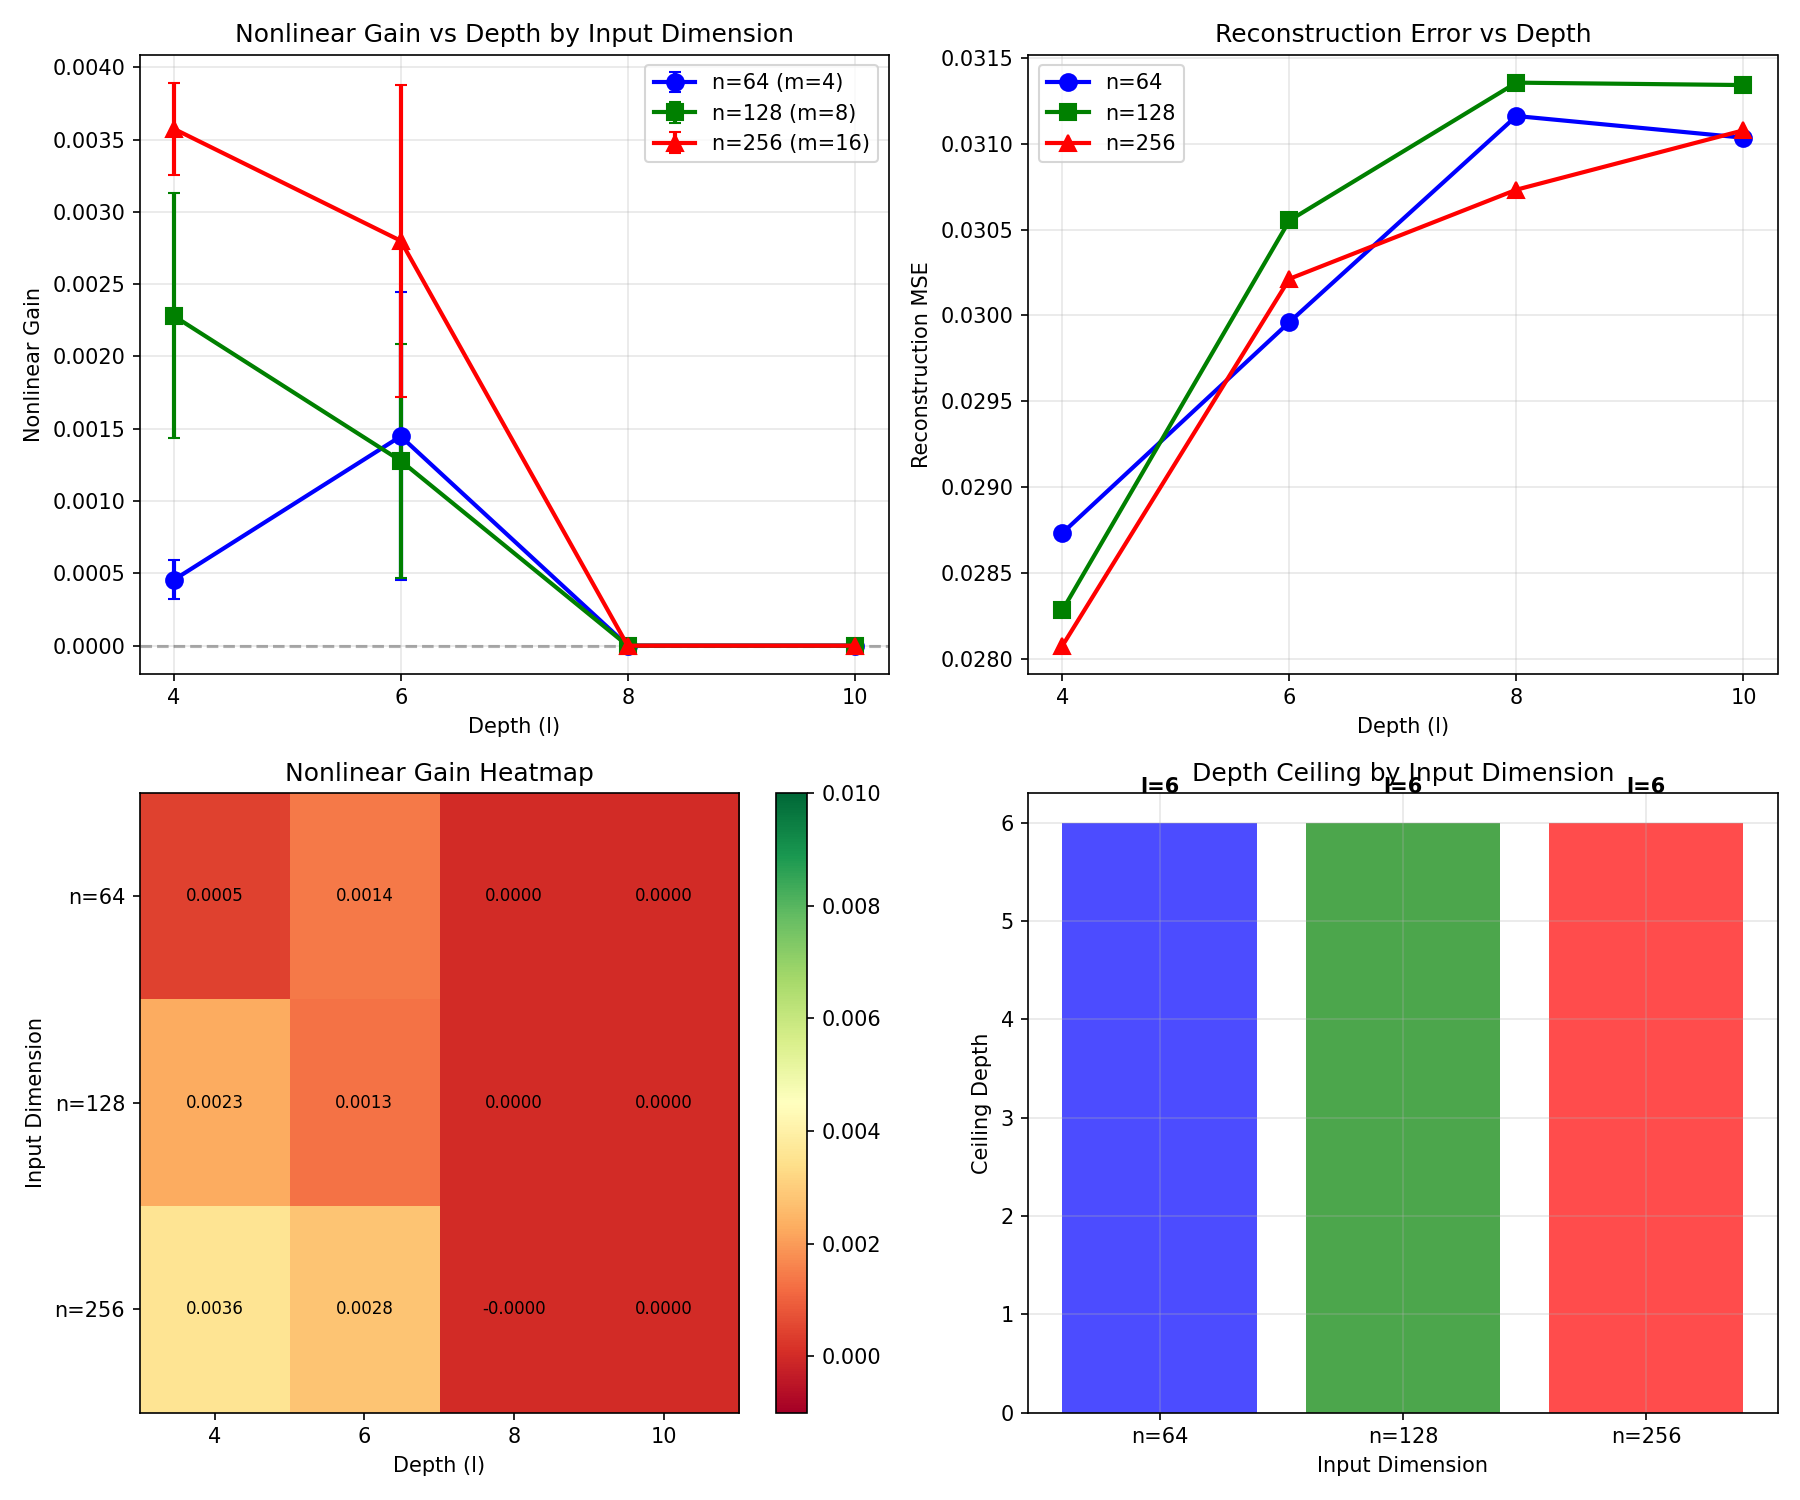

Here is the Python script that generated this plot:
"""
Experiment 18: Does the Depth Ceiling Scale with Input Dimension (n)?

Key question: Is the depth ceiling at l≈7-8 (found for n=128 in Exp 14, 17)
universal or does it depend on input dimension?

Prior findings:
- Exp 14: Depth ceiling at l≈7-8 for n=128, CR=16
- Exp 17: Ceiling invariant to compression ratio (still l≈6-7 for CR=8,16,32 at n=128)
- Exp 10: Optimal depth scales with log2(n), suggesting larger n may benefit from deeper networks
- Exp 5: Larger n achieves higher nonlinear gains when properly trained

Hypothesis:
Larger n may support deeper networks before collapse. Two competing mechanisms:
1. If ceiling is due to vanishing gradients / optimization difficulty → larger n may have
   LOWER ceiling (harder optimization)
2. If ceiling is due to limited expressiveness → larger n may have HIGHER ceiling
   (more capacity to exploit)

We predict the ceiling scales positively with n, based on Exp 10's finding that optimal
depth scales with log2(n).

Design:
- Test n ∈ {64, 128, 256} at depths l ∈ {4, 6, 8, 10}
- Fixed CR=16 (optimal from prior experiments)
- Fixed α=0.1 (best overall from Exp 13)
- Training scaled by n and l
- 3 seeds per configuration
"""

import torch
import torch.nn as nn
import torch.optim as optim
import numpy as np
import matplotlib.pyplot as plt
from tqdm import tqdm
import json
import os

device = torch.device('cuda' if torch.cuda.is_available() else 'cpu')
print(f"Using device: {device}")

OUTPUT_DIR = "/Users/williamcuozzo/Desktop/ai_projects/nonlinear_features/results_2026-02-26_2340/experiment_18"


class StandardAutoencoder(nn.Module):
    """Standard autoencoder architecture (best from Exp 16)."""
    def __init__(self, n: int, m: int, l: int, negative_slope: float):
        super().__init__()
        self.n = n
        self.m = m
        self.l = l
        self.negative_slope = negative_slope

        encoder_layers = []
        for i in range(l):
            encoder_layers.append(nn.Linear(n, n))
            encoder_layers.append(nn.LeakyReLU(negative_slope=negative_slope))
        encoder_layers.append(nn.Linear(n, m))
        self.encoder = nn.Sequential(*encoder_layers)

        decoder_layers = []
        decoder_layers.append(nn.Linear(m, n))
        decoder_layers.append(nn.LeakyReLU(negative_slope=negative_slope))
        for i in range(l - 1):
            decoder_layers.append(nn.Linear(n, n))
            decoder_layers.append(nn.LeakyReLU(negative_slope=negative_slope))
        if l > 0:
            decoder_layers.append(nn.Linear(n, n))
        self.decoder = nn.Sequential(*decoder_layers)

    def encode(self, x):
        return self.encoder(x)

    def decode(self, z):
        return self.decoder(z)

    def forward(self, x):
        z = self.encode(x)
        return self.decode(z), z


def generate_sparse_data(n_samples: int, n_features: int, sparsity: float = 0.1) -> torch.Tensor:
    mask = (torch.rand(n_samples, n_features) < sparsity).float()
    values = torch.rand(n_samples, n_features)
    return (mask * values).to(device)


def measure_encoding_linearity(model, n_samples=500, sparsity=0.1):
    """Measure linearity metrics for the encoder."""
    model.eval()

    with torch.no_grad():
        x = generate_sparse_data(n_samples, model.n, sparsity)
        z = model.encode(x)

        # Fit best linear approximation
        x_with_bias = torch.cat([x, torch.ones(n_samples, 1, device=device)], dim=1)
        W_linear = torch.linalg.lstsq(x_with_bias, z).solution
        z_linear = x_with_bias @ W_linear

        # Linearity score
        z_var = z.var(dim=0).sum()
        residual_var = (z - z_linear).var(dim=0).sum()
        linearity_score = 1 - (residual_var / (z_var + 1e-8)).item()

        # Reconstruction comparison
        x_recon_full, _ = model(x)
        x_recon_linear = model.decode(z_linear)

        mse_full = nn.functional.mse_loss(x_recon_full, x).item()
        mse_linear = nn.functional.mse_loss(x_recon_linear, x).item()
        nonlinear_gain = (mse_linear - mse_full) / (mse_linear + 1e-8)

        # Effective dimensionality of latent space
        z_centered = z - z.mean(dim=0, keepdim=True)
        singular_values = torch.linalg.svdvals(z_centered)
        sv_normalized = singular_values / singular_values.sum()
        effective_dim = (1.0 / (sv_normalized ** 2).sum()).item()
        effective_dim_ratio = effective_dim / model.m

        # Top-1 variance fraction
        sv_squared = singular_values ** 2
        top1_var = (sv_squared[0] / sv_squared.sum()).item()

    model.train()
    return {
        'linearity_score': linearity_score,
        'mse_full': mse_full,
        'mse_linear': mse_linear,
        'nonlinear_gain': nonlinear_gain,
        'effective_dim': effective_dim,
        'effective_dim_ratio': effective_dim_ratio,
        'top1_var': top1_var
    }


def train_model(model, n_steps, batch_size=256, sparsity=0.1, lr=1e-3):
    """Train model for n_steps."""
    optimizer = optim.Adam(model.parameters(), lr=lr)
    losses = []

    for step in range(n_steps):
        x = generate_sparse_data(batch_size, model.n, sparsity)
        optimizer.zero_grad()
        x_recon, z = model(x)
        loss = nn.functional.mse_loss(x_recon, x)
        loss.backward()
        optimizer.step()
        losses.append(loss.item())

    return np.mean(losses[-50:]) if len(losses) >= 50 else np.mean(losses)


def run_experiment():
    """Main experiment: test if depth ceiling depends on input dimension."""

    # Input dimensions to test
    input_dims = [64, 128, 256]

    # Fixed compression ratio
    cr = 16

    # Activation slope
    alpha = 0.1
    sparsity = 0.1

    # Depths to test: include depths around and beyond the ceiling
    depths = [4, 6, 8, 10]

    # Training scaling: base_steps × (n/64) × (l+1)/2
    # This ensures adequate training for larger models and deeper networks
    base_steps = 60
    n_seeds = 3

    all_results = []

    print("=" * 60)
    print("Experiment 18: Depth Ceiling vs Input Dimension")
    print("=" * 60)
    print(f"Input dimensions (n): {input_dims}")
    print(f"Bottleneck sizes (m=n/CR): {[n//cr for n in input_dims]}")
    print(f"Compression ratio (CR): {cr}")
    print(f"α (LeakyReLU slope): {alpha}")
    print(f"Sparsity: {sparsity}")
    print(f"Depths: {depths}")
    print(f"Base steps: {base_steps} × (n/64) × (l+1)/2")
    print(f"Seeds: {n_seeds}")
    print("=" * 60)

    total_configs = len(input_dims) * len(depths) * n_seeds
    pbar = tqdm(total=total_configs, desc="Running experiments")

    for n in input_dims:
        m = n // cr  # Bottleneck size

        for l in depths:
            # Scale training with both n and l
            n_steps = int(base_steps * (n / 64) * (l + 1) / 2)

            for seed in range(n_seeds):
                torch.manual_seed(42 + seed)
                np.random.seed(42 + seed)

                model = StandardAutoencoder(n, m, l, negative_slope=alpha).to(device)
                n_params = sum(p.numel() for p in model.parameters())

                final_loss = train_model(model, n_steps, sparsity=sparsity)

                metrics = measure_encoding_linearity(model, sparsity=sparsity)

                result = {
                    'n': n,
                    'm': m,
                    'l': l,
                    'compression_ratio': cr,
                    'alpha': alpha,
                    'seed': seed,
                    'n_params': n_params,
                    'n_steps': n_steps,
                    'final_loss': final_loss,
                    **metrics
                }
                all_results.append(result)

                pbar.set_postfix({'n': n, 'l': l, 'gain': f"{metrics['nonlinear_gain']:.5f}"})
                pbar.update(1)

    pbar.close()
    return all_results


def find_ceiling_depth(gains_by_depth, depths, threshold=0.0005):
    """
    Find the depth at which nonlinear gain drops below threshold.
    Returns the ceiling depth (last depth with gain > threshold).
    """
    ceiling = None
    for l in depths:
        if l in gains_by_depth and gains_by_depth[l] > threshold:
            ceiling = l
    return ceiling


def analyze_and_plot(results):
    """Analyze results and create visualizations."""

    print("\n" + "=" * 60)
    print("ANALYSIS")
    print("=" * 60)

    input_dims = sorted(list(set(r['n'] for r in results)))
    depths = sorted(list(set(r['l'] for r in results)))

    # Aggregate by n and depth
    n_depth_stats = {}
    for n in input_dims:
        n_depth_stats[n] = {}
        for l in depths:
            subset = [r for r in results if r['n'] == n and r['l'] == l]
            if subset:
                gains = [r['nonlinear_gain'] for r in subset]
                mses = [r['mse_full'] for r in subset]
                linearities = [r['linearity_score'] for r in subset]

                n_depth_stats[n][l] = {
                    'mean_gain': np.mean(gains),
                    'std_gain': np.std(gains),
                    'max_gain': np.max(gains),
                    'min_gain': np.min(gains),
                    'mean_mse': np.mean(mses),
                    'mean_linearity': np.mean(linearities),
                    'n_steps': subset[0]['n_steps'],
                    'n_params': subset[0]['n_params'],
                    'm': subset[0]['m'],
                    'positive_count': sum(1 for g in gains if g > 0),
                    'n_runs': len(gains)
                }

    # Correlations by n
    print(f"\n  DEPTH vs NONLINEAR GAIN CORRELATIONS (by n):")
    n_depth_corrs = {}
    for n in input_dims:
        subset = [r for r in results if r['n'] == n]
        all_l = [r['l'] for r in subset]
        all_gain = [r['nonlinear_gain'] for r in subset]
        corr = np.corrcoef(all_l, all_gain)[0, 1]
        n_depth_corrs[n] = corr
        print(f"    n={n}: r = {corr:.3f}")

    # Overall correlations
    print(f"\n  OVERALL CORRELATIONS:")
    all_n = [r['n'] for r in results]
    all_l = [r['l'] for r in results]
    all_gain = [r['nonlinear_gain'] for r in results]
    all_log_n = [np.log2(r['n']) for r in results]

    corr_n_gain = np.corrcoef(all_n, all_gain)[0, 1]
    corr_l_gain = np.corrcoef(all_l, all_gain)[0, 1]
    corr_logn_gain = np.corrcoef(all_log_n, all_gain)[0, 1]

    # n × l interaction
    all_product = [r['l'] * np.log2(r['n']) for r in results]
    corr_product_gain = np.corrcoef(all_product, all_gain)[0, 1]

    print(f"    n vs Gain: r = {corr_n_gain:.3f}")
    print(f"    log2(n) vs Gain: r = {corr_logn_gain:.3f}")
    print(f"    Depth vs Gain: r = {corr_l_gain:.3f}")
    print(f"    l×log2(n) vs Gain: r = {corr_product_gain:.3f}")

    # Results table
    print(f"\n  RESULTS TABLE:")
    print(f"  {'n':>4} | {'m':>3} | {'l':>2} | {'Steps':>5} | {'Gain (mean±std)':>18} | {'MSE':>8} | {'Lin':>6} | {'Pos':>4}")
    print(f"  {'-'*4}-+-{'-'*3}-+-{'-'*2}-+-{'-'*5}-+-{'-'*18}-+-{'-'*8}-+-{'-'*6}-+-{'-'*4}")

    for n in input_dims:
        for l in depths:
            if l in n_depth_stats[n]:
                s = n_depth_stats[n][l]
                print(f"  {n:>4} | {s['m']:>3} | {l:>2} | {s['n_steps']:>5} | {s['mean_gain']:.5f} ± {s['std_gain']:.5f} | {s['mean_mse']:.5f} | {s['mean_linearity']:.3f} | {s['positive_count']}/{s['n_runs']}")

    # Depth ceiling analysis by n
    print(f"\n  DEPTH CEILING ANALYSIS:")
    print(f"  (Ceiling = last depth where mean gain > 0.0005)")

    ceiling_by_n = {}
    for n in input_dims:
        gains_by_depth = {l: n_depth_stats[n][l]['mean_gain'] for l in depths}
        ceiling = find_ceiling_depth(gains_by_depth, depths)
        ceiling_by_n[n] = ceiling

        # Find max gain depth
        max_gain_depth = max(depths, key=lambda l: n_depth_stats[n][l]['mean_gain'])
        max_gain = n_depth_stats[n][max_gain_depth]['mean_gain']

        print(f"    n={n}: ceiling ≈ l={ceiling}, max gain at l={max_gain_depth} ({max_gain:.5f})")

    # Test if ceiling correlates with log2(n)
    ceilings = [ceiling_by_n[n] for n in input_dims if ceiling_by_n[n] is not None]
    log_ns = [np.log2(n) for n in input_dims if ceiling_by_n[n] is not None]
    if len(ceilings) >= 2:
        ceiling_corr = np.corrcoef(log_ns, ceilings)[0, 1]
        print(f"\n    log2(n) vs Ceiling Depth correlation: r = {ceiling_corr:.3f}")

    # Fraction of runs with positive gain at l≥8
    print(f"\n  POSITIVE GAIN RATES AT DEEP LAYERS (l≥8):")
    for n in input_dims:
        deep_gains = [r['nonlinear_gain'] for r in results if r['n'] == n and r['l'] >= 8]
        positive_rate = sum(1 for g in deep_gains if g > 0) / len(deep_gains) if deep_gains else 0
        mean_gain = np.mean(deep_gains) if deep_gains else 0
        print(f"    n={n}: {sum(1 for g in deep_gains if g > 0)}/{len(deep_gains)} positive ({positive_rate:.1%}), mean={mean_gain:.5f}")

    # Create visualizations
    fig, axes = plt.subplots(2, 2, figsize=(12, 10))

    colors = {64: 'blue', 128: 'green', 256: 'red'}
    markers = {64: 'o', 128: 's', 256: '^'}

    # Plot 1: Nonlinear gain vs depth (all n values)
    ax = axes[0, 0]
    for n in input_dims:
        means = [n_depth_stats[n][l]['mean_gain'] for l in depths]
        stds = [n_depth_stats[n][l]['std_gain'] for l in depths]
        ax.errorbar(depths, means, yerr=stds, marker=markers[n], capsize=3,
                   linewidth=2, markersize=8, label=f'n={n} (m={n//16})', color=colors[n])
    ax.axhline(y=0, color='k', linestyle='--', alpha=0.3)
    ax.set_xlabel('Depth (l)')
    ax.set_ylabel('Nonlinear Gain')
    ax.set_title('Nonlinear Gain vs Depth by Input Dimension')
    ax.legend()
    ax.grid(True, alpha=0.3)
    ax.set_xticks(depths)

    # Plot 2: MSE vs depth (all n values)
    ax = axes[0, 1]
    for n in input_dims:
        mses = [n_depth_stats[n][l]['mean_mse'] for l in depths]
        ax.plot(depths, mses, marker=markers[n], linewidth=2, markersize=8,
               label=f'n={n}', color=colors[n])
    ax.set_xlabel('Depth (l)')
    ax.set_ylabel('Reconstruction MSE')
    ax.set_title('Reconstruction Error vs Depth')
    ax.legend()
    ax.grid(True, alpha=0.3)
    ax.set_xticks(depths)

    # Plot 3: Heatmap of nonlinear gain
    ax = axes[1, 0]
    gain_matrix = np.zeros((len(input_dims), len(depths)))
    for i, n in enumerate(input_dims):
        for j, l in enumerate(depths):
            gain_matrix[i, j] = n_depth_stats[n][l]['mean_gain']

    im = ax.imshow(gain_matrix, cmap='RdYlGn', aspect='auto', vmin=-0.001, vmax=0.01)
    ax.set_xticks(range(len(depths)))
    ax.set_xticklabels(depths)
    ax.set_yticks(range(len(input_dims)))
    ax.set_yticklabels([f'n={n}' for n in input_dims])
    ax.set_xlabel('Depth (l)')
    ax.set_ylabel('Input Dimension')
    ax.set_title('Nonlinear Gain Heatmap')

    # Add text annotations
    for i in range(len(input_dims)):
        for j in range(len(depths)):
            val = gain_matrix[i, j]
            color = 'white' if abs(val) > 0.004 else 'black'
            ax.text(j, i, f'{val:.4f}', ha='center', va='center', color=color, fontsize=8)

    plt.colorbar(im, ax=ax)

    # Plot 4: Depth ceiling vs n and depth-gain correlation by n
    ax = axes[1, 1]

    # Plot ceiling vs n
    valid_ns = [n for n in input_dims if ceiling_by_n[n] is not None]
    valid_ceilings = [ceiling_by_n[n] for n in valid_ns]
    ax.bar([f'n={n}' for n in input_dims], [ceiling_by_n.get(n, 0) for n in input_dims],
           color=[colors[n] for n in input_dims], alpha=0.7, label='Ceiling Depth')
    ax.set_xlabel('Input Dimension')
    ax.set_ylabel('Ceiling Depth')
    ax.set_title('Depth Ceiling by Input Dimension')
    ax.grid(True, alpha=0.3)

    # Add ceiling values as text
    for i, n in enumerate(input_dims):
        ceil = ceiling_by_n.get(n, None)
        if ceil is not None:
            ax.text(i, ceil + 0.3, f'l={ceil}', ha='center', fontsize=10, fontweight='bold')

    plt.tight_layout()
    plt.savefig(f'{OUTPUT_DIR}/depth_ceiling_vs_input_dim.png', dpi=150)
    plt.close()
    print(f"\nSaved plot to {OUTPUT_DIR}/depth_ceiling_vs_input_dim.png")

    # Summary statistics
    print("\n" + "=" * 60)
    print("SUMMARY")
    print("=" * 60)

    for n in input_dims:
        best_depth = max(depths, key=lambda l: n_depth_stats[n][l]['mean_gain'])
        best_gain = n_depth_stats[n][best_depth]['mean_gain']
        print(f"  n={n}: Best depth={best_depth}, max gain={best_gain:.5f}, ceiling≈{ceiling_by_n[n]}")

    # Key finding
    print(f"\n  KEY FINDINGS:")
    print(f"    - Depth-gain correlation varies with n: {dict(n_depth_corrs)}")
    print(f"    - Ceiling depths by n: {ceiling_by_n}")

    # Test ceiling scaling hypothesis
    if len(valid_ceilings) >= 2:
        ceiling_slope = np.polyfit(log_ns, valid_ceilings, 1)[0] if len(valid_ns) >= 2 else None
        if ceiling_slope is not None:
            print(f"    - Ceiling scaling: Δl / Δlog2(n) ≈ {ceiling_slope:.2f}")

    # Save results
    def make_serializable(obj):
        if isinstance(obj, (np.floating, np.float32, np.float64)):
            return float(obj)
        elif isinstance(obj, (np.integer, np.int32, np.int64)):
            return int(obj)
        elif isinstance(obj, dict):
            return {str(k): make_serializable(v) for k, v in obj.items()}
        elif isinstance(obj, list):
            return [make_serializable(v) for v in obj]
        return obj

    stats = {
        'n_depth_stats': n_depth_stats,
        'ceiling_by_n': ceiling_by_n,
        'n_depth_corrs': n_depth_corrs,
        'overall_correlations': {
            'n_gain': corr_n_gain,
            'logn_gain': corr_logn_gain,
            'depth_gain': corr_l_gain,
            'product_gain': corr_product_gain
        }
    }

    serializable_results = make_serializable(results)
    serializable_stats = make_serializable(stats)

    with open(f'{OUTPUT_DIR}/results.json', 'w') as f:
        json.dump({
            'results': serializable_results,
            'stats': serializable_stats
        }, f, indent=2)
    print(f"Saved results to {OUTPUT_DIR}/results.json")

    return serializable_stats


if __name__ == "__main__":
    results = run_experiment()
    stats = analyze_and_plot(results)
